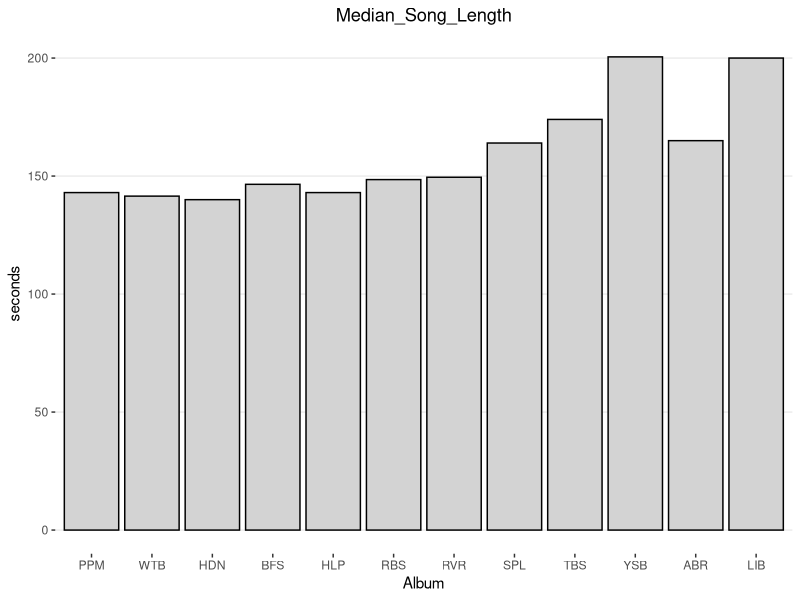
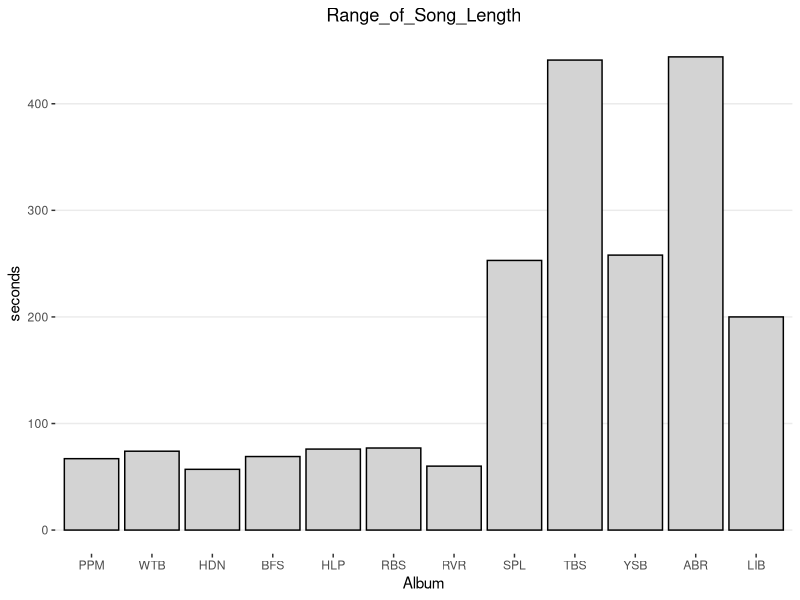
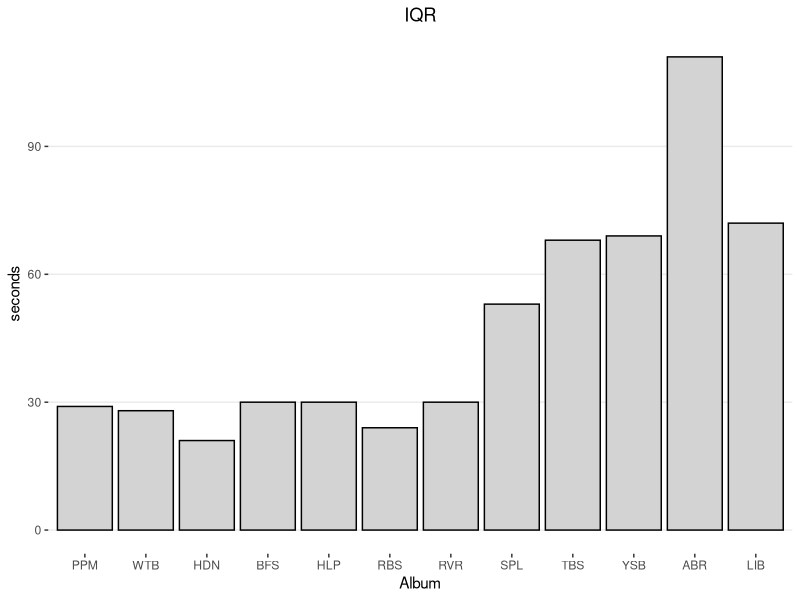
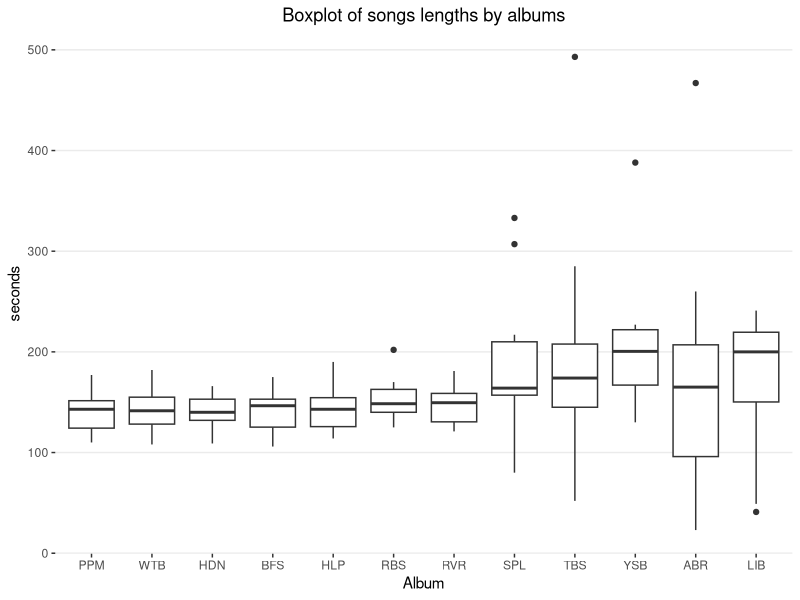
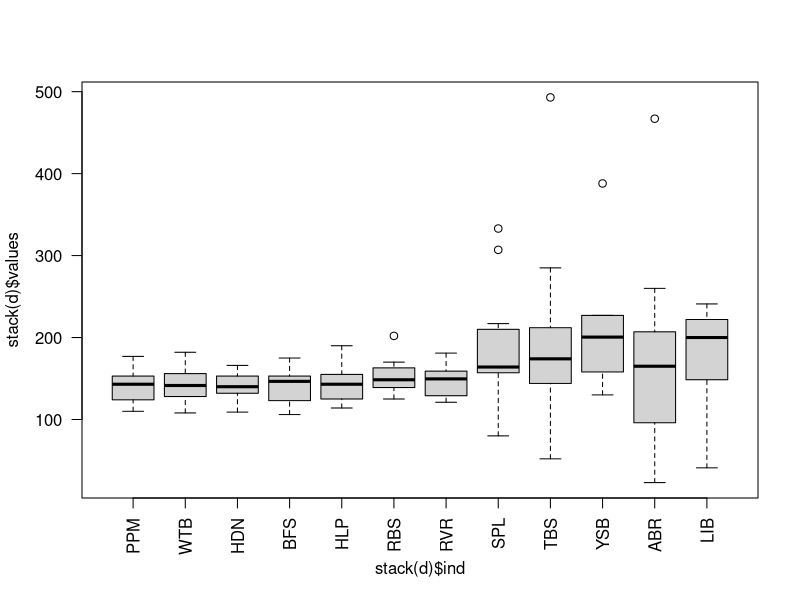
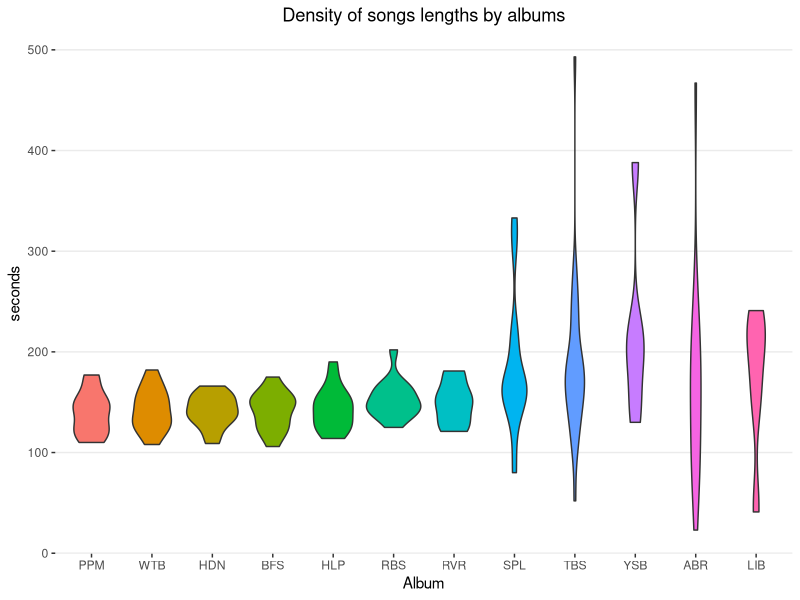
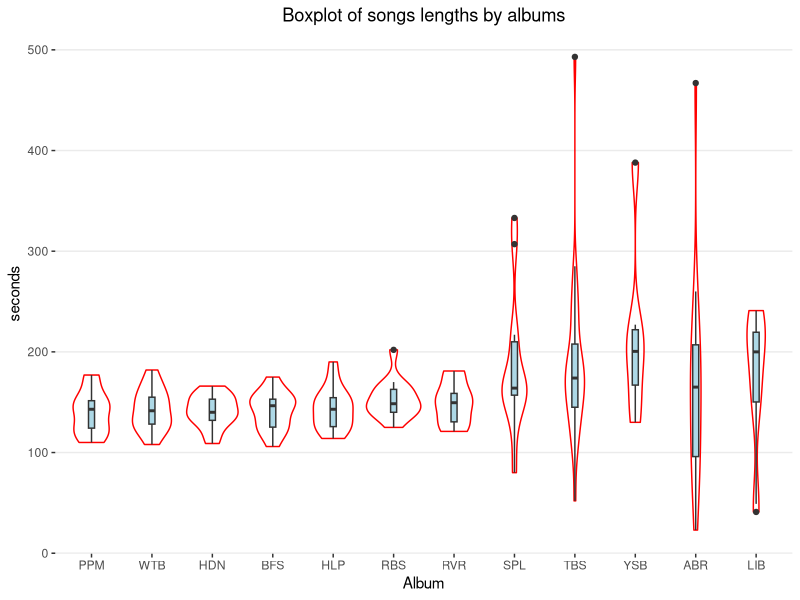

Recreate these plots in R, in order.
## ---- chunk 1
knitr::opts_chunk$set(echo = TRUE)
library(ggplot2)
## ---- chunk 2
d <- read.csv('Beatles.csv')
d
## ---- chunk 3
plotBarChart <- function(d, 
                         title = rownames(d)[1], 
                         yLab = 'seconds', 
                         xLab = 'Album'){
  title <- title
  rownames(d) <- 'value'
  d <- data.frame(t(d))
  ggplot(d, aes(x = factor(rownames(d), levels = rownames(d)), y = value)) + 
    theme_bw() + 
    theme(panel.grid.major.x = element_blank(), 
          panel.grid.minor = element_blank(), 
          plot.title = element_text(hjust = 0.5), 
          panel.border = element_blank()) +
    labs(title = title) +
    xlab(xLab) +
    ylab(yLab) +
    geom_col(fill='lightgrey', color='black')
}
## ---- chunk 4
medians <- data.frame(t(apply(d, 2, median, na.rm = TRUE)))
rownames(medians) <- 'Median_Song_Length'
medians
## ---- chunk 5
plotBarChart(medians)
## ---- chunk 6
ranges <- data.frame(t(apply(d, 2, 
                           function(x) 
                             range(x, na.rm = TRUE)[2] - 
                             range(x, na.rm = TRUE)[1])))
rownames(ranges) <- 'Range_of_Song_Length'
ranges
## ---- chunk 7
plotBarChart(ranges)
## ---- chunk 8
builtQuartiles <- data.frame(apply(d, 2, quantile, na.rm = TRUE))
builtQuartiles
## ---- chunk 9
getQuartiles <- function(d){
  d <- d[!is.na(d)]
  c(d[ceiling(length(d) / 4)],
       d[ceiling(length(d) / 2)],
       d[ceiling(length(d) * 3 / 4)]
       )
}

quartiles <- data.frame(apply(d, 2, getQuartiles))
rownames(quartiles) <- c('Q1', 'Q2', 'Q3')
quartiles
## ---- chunk 10
getQuartilesGroups <- function(d){
  d <- d[!is.na(d)]
  res <- data.frame(
      d[1 : ceiling(length(d) / 4)],
      d[(floor(length(d) / 4) + 1) : ceiling(length(d) / 2)],
      d[(floor(length(d) / 2) + 1) : ceiling(length(d) * 3 / 4)]
    )
  colnames(res) <- c('Q1', 'Q2', 'Q3')
  res
}

for(col in colnames(d)){
  cat(col, '\n')
  print(getQuartilesGroups(d[, col]))
  cat('=====================\n')
}

## ---- chunk 11
IQR <- quartiles['Q3',] - quartiles['Q1',]
rownames(IQR) <- 'IQR'
IQR
## ---- chunk 12
plotBarChart(IQR)
## ---- chunk 13
limits <- rbind(quartiles['Q1',] - 1.5 * IQR, quartiles['Q3',] + 1.5 * IQR)
rownames(limits) <- c('Lower_Limit', 'Upper_Limit')
limits
## ---- chunk 14

outliers <- data.frame(mapply(function(x, l) x < l, d, limits['Lower_Limit',])) | 
  data.frame(mapply(function(x, l) x > l, d, limits['Upper_Limit',]))
## ---- chunk 15
outliersValues <- d[outliers]
outliersValues <- outliersValues[!is.na(outliersValues)]
outliersByAlbum <- list()
for(value in outliersValues){
  outliersByAlbum[[colnames(d)[apply(d, 2, function(x) value %in% x)]]] <- c(outliersByAlbum[[colnames(d)[apply(d, 2, function(x) value %in% x)]]], value) 
}

for (album in attributes(outliersByAlbum)$names){
  cat('Album', album, 'contains next potential outliers:', paste0(paste0(outliersByAlbum[[album]], collapse = ', '), '.\n'))
}

## ---- chunk 16
colnames(d)[which(apply(outliers, 2, any))]
## ---- chunk 17
ggplot(stack(d), aes(x = ind, y = values)) +
  theme_bw() + 
  theme(panel.grid.major.x = element_blank(), 
        panel.grid.minor = element_blank(), 
        plot.title = element_text(hjust = 0.5), 
        panel.border = element_blank()) +
  labs(title = 'Boxplot of songs lengths by albums') +
  xlab('Album') +
  ylab('seconds') +
  geom_boxplot()
## ---- chunk 18
boxplot(stack(d)$values ~ stack(d)$ind, las=2)

for (col in colnames(d)){
  outs <- boxplot.stats(d[, col], coef = 1.5)$out
  if (length(outs > 0)){
    print(outs)  
  }
}
## ---- chunk 19
ggplot(stack(d), aes(x = ind, y = values, fill = ind)) +  
  theme_bw() + 
  theme(panel.grid.major.x = element_blank(), 
        panel.grid.minor = element_blank(), 
        plot.title = element_text(hjust = 0.5), 
        panel.border = element_blank(), 
        legend.position = "none") +
  labs(title = 'Density of songs lengths by albums') +
  xlab('Album') +
  ylab('seconds') +
  geom_violin()
## ---- chunk 20
ggplot(stack(d), aes(x = ind, y = values)) + 
  theme_bw() + 
  theme(panel.grid.major.x = element_blank(), 
        panel.grid.minor = element_blank(), 
        plot.title = element_text(hjust = 0.5), 
        panel.border = element_blank()) +
  labs(title = 'Boxplot of songs lengths by albums') +
  xlab('Album') +
  ylab('seconds') +
  geom_violin(color = 'red') +
  geom_boxplot(width = 0.1, fill = 'lightblue')
